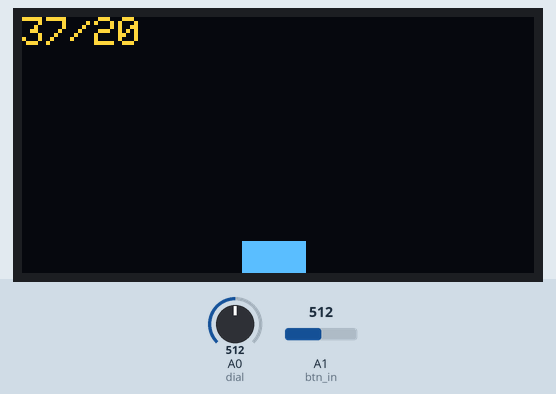
This sketch was run on a simulated Arduino Uno, built with avr-gcc and run on an emulated ATmega328P. Shown: 128×64 one-colour display. Inputs (shaded band) come from the test bench; at power-on: A1 (btn_in) = 512, A0 (dial) = 512. The OLED is the two-colour kind (top 16 rows yellow); the display library's start-up logo is not drawn; what the sketch prints to the serial monitor is not drawn.

Above: at 2.2 s.
2.3 s: A1 (btn_in) set to 921
3.8 s: A1 (btn_in) set to 948
At 4.03 s:
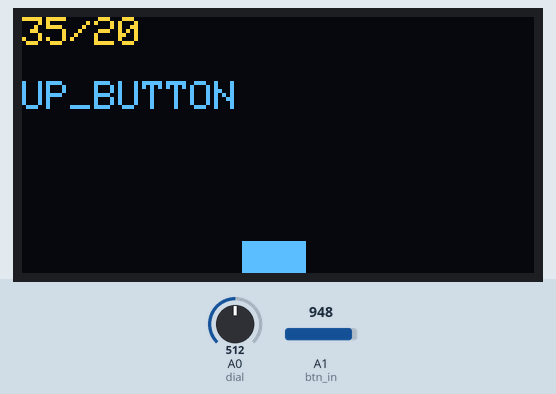
5.7 s: A1 (btn_in) set to 1010
At 6.08 s:
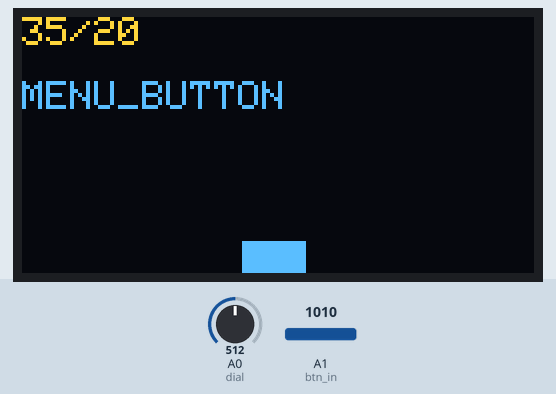
7.6 s: A1 (btn_in) set to 996
At 7.83 s:
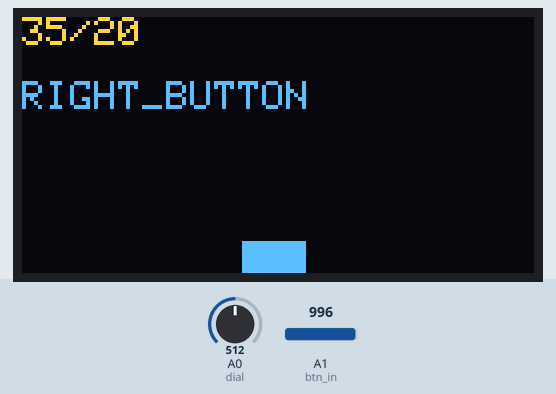
9.5 s: A0 (dial) set to 981
At 10.13 s:
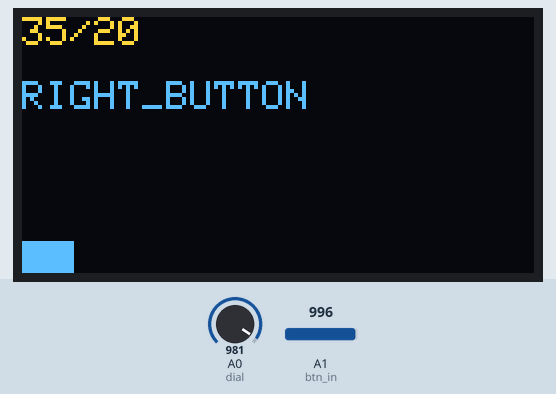
11.0 s: A0 (dial) set to 1016
At 11.58 s:
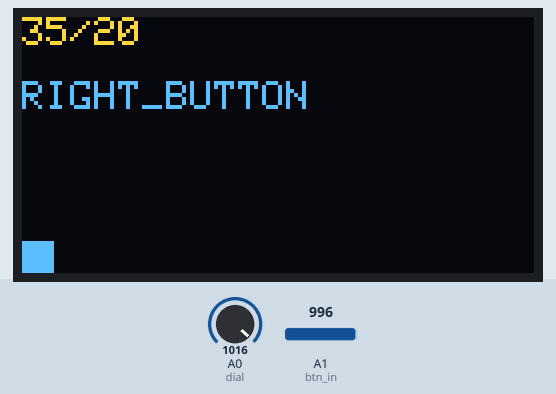

Measured:
- the behaviour switches between 929 and 930 on A1 (btn_in) (found by bisection; images 0 and 1)
- the behaviour switches between 1010 and 1009 on A1 (btn_in) (found by bisection; images 2 and 3)
- after the input at 3.8 s, the display: first differs from a run without the input after 0.08 s (image 1 shows a later state)
- after the input at 5.7 s, the display: changes after 0.08 s (image 2)
- after the input at 7.6 s, the display: first differs from a run without the input after 0.08 s (image 3 shows a later state)
- after the input at 9.5 s, the display: changes after 0.08 s (image 4)
- after the input at 11.0 s, the display: changes after 0.08 s (image 5)

The sketch:

nano_game_breakout.ino
```cpp
#include <Wire.h>
#include <Adafruit_SSD1306.h>

//define all pins
//buttons
#define up_btn 950    //actual read: 941
#define left_btn 970  //actual read: 960
#define down_btn 990  //actual read: 980
#define right_btn 1010 //actual read: 1001
#define menu_btn 1023 //actual read: 1023
#define btn_in A1
//potentiometer
#define dial A0
//screen
#define SDA A4
#define SCREEN_ADDR 0x3C
#define SCREEN_WIDTH 128
#define SCREEN_HEIGHT 64
#define OLED_RESET -1
Adafruit_SSD1306 display(SCREEN_WIDTH, SCREEN_HEIGHT, &Wire, OLED_RESET);

int get_btn_press();      //gets button pin value and translates it to a a value [1,5]
void display_paddle(int); //displays the paddle on bottom of the screen based on the analog value of the pot pin
void display_buffer();    //regulates fps by waiting to send the display command until the right time

void setup() {
  pinMode(btn_in, INPUT);
  pinMode(dial, INPUT);
  pinMode(SDA, OUTPUT);

  Serial.begin(9600);

  if(!display.begin(SSD1306_SWITCHCAPVCC, SCREEN_ADDR)){
    Serial.println("SSD1306 allocation failed");
    for(;;);    //loop forever if screen not successfully allocated
  }

  //display initial buffer and
  display.display();
  delay(1000);
  display.setTextColor(SSD1306_WHITE);

}

void loop() {

  const int dialVal = analogRead(dial);
  Serial.println(dialVal);

  display.clearDisplay();
  display.setCursor(0,16);

  switch( get_btn_press() ){
    case 0: break;  //no button is being pressed
    case 1: display.println("UP_BUTTON");
      break;
    case 2: display.println("LEFT_BUTTON");
      break;
    case 3: display.println("DOWN_BUTTON");
      break;
    case 4: display.println("RIGHT_BUTTON");
      break;
    case 5: display.println("MENU_BUTTON");
      break;
  }

  display_paddle(dialVal);
  display_buffer();
}

int get_btn_press(){
  const int x = analogRead(btn_in);
  Serial.print("btn_read: ");
  Serial.println(x);
  if(x < up_btn - 20)
    return 0;
  else if(x < up_btn)
    return 1;
  else if(x < left_btn)
    return 2;
  else if(x < down_btn)
    return 3;
  else if(x < right_btn)
    return 4;
  else return 5;
}

void display_paddle(int xPos){      //TODO: i think the writeFillRect is not great, implement this myself
  static const int p_w{ 16 };  //paddle width
  static const int p_h{ 8 };   //paddle height

  int pos = (1023 - xPos)/8;
  pos = pos-(p_w/2);
  display.writeFillRect(pos, 56, p_w, p_h, 0xFF);
}

void display_buffer(){
  static const int goal_fps{ 20 };
  static unsigned long p_time{ millis() };
  unsigned long c_time{ millis() };
  if( c_time - p_time < 1000/goal_fps ){
    //output real fps
    display.setCursor(0, 0);
    display.print( 1000/(c_time - p_time) );
    display.print( '/' );           //displays the real fps(x) as x/goal_fps
    display.println( goal_fps );
    while( millis() - p_time < 1000/goal_fps ){} //do nothing          //TODO: this time could be used in future for other calculations
  }
  p_time += 1000/goal_fps;       //adding a const amount like this should make the processor go as fast as it can in other frames to catch up
  display.display();
}
```
